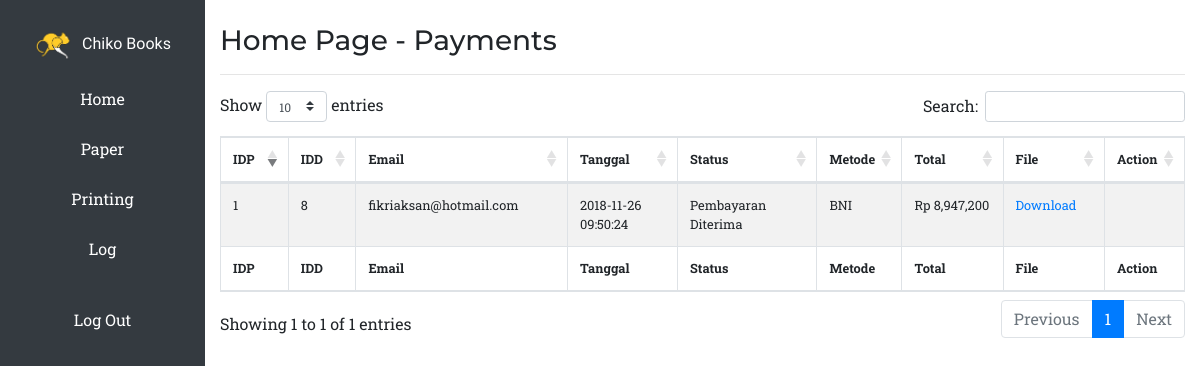
The page /admin/index.php (signed in) on the database its author committed.
### tables this page shows
CREATE TABLE IF NOT EXISTS `pembayaran` (
  `id_pembayaran` int(11) NOT NULL AUTO_INCREMENT,
  `id_dicetak` int(11) NOT NULL,
  `id_pelanggan` int(11) NOT NULL,
  `tgl_pembayaran` datetime NOT NULL,
  `status` text NOT NULL,
  `metode_pembayaran` text NOT NULL,
  `total` double NOT NULL,
  `file_bukti` text NOT NULL,
  PRIMARY KEY (`id_pembayaran`),
  KEY `id_pelanggan` (`id_pelanggan`),
  KEY `id_dicetak` (`id_dicetak`)
);

CREATE TABLE IF NOT EXISTS `pelanggan` (
  `id_pelanggan` int(11) NOT NULL AUTO_INCREMENT,
  `email` text NOT NULL,
  `password` text NOT NULL,
  `nama` text NOT NULL,
  `provinsi` text NOT NULL,
  `kota` text NOT NULL,
  `alamat` text NOT NULL,
  `kode_pos` text NOT NULL,
  `no_hp` text NOT NULL,
  `jk` enum('L','P') NOT NULL,
  PRIMARY KEY (`id_pelanggan`)
);

### admin/index.php (the view, shortened to what this page needs)
<?php
  include "../config.php";
?>
<!DOCTYPE html>
<html lang="en">
  <head>
    <?php include "../cdn.php"; ?>
    <link href="../assets/css/primary.css" rel="stylesheet">
    <link href="assets/css/navbar.css" rel="stylesheet">
    <link href="assets/css/index.css" rel="stylesheet">
  </head>
  <body>
    <div class="row">
      <?php include "navbar.php"; ?>
      <div class="col-10">
        <br>
        <div class="container">
          <h3>Home Page - Payments</h3>
          <hr>
          <table id="example" class="table table-striped table-bordered" style="width:100%">
            <thead>
              <tr class="tulisan">
          			<th>IDP</th>
                <th>IDD</th>
                <th>Email</th>
                <th>Tanggal</th>
                <th>Status</th>
                <th>Metode</th>
                <th>Total</th>
                <th>File</th>
                <th>Action</th>
              </tr>
            </thead>
          	<tbody>
          		<?php
                $line = "SELECT * FROM pembayaran";
                $query_pembayaran = mysqli_query($conn, $line);
                while ($pembayaran = mysqli_fetch_array($query_pembayaran, MYSQLI_ASSOC)):
                  $line = "SELECT * FROM pelanggan WHERE id_pelanggan=" . $pembayaran['id_pelanggan'];
                  $query_pelanggan = mysqli_query($conn, $line);
                  $pelanggan = mysqli_fetch_array($query_pelanggan, MYSQLI_ASSOC);
              ?>
          			<tr class="tulisan">
          				<td><?php echo $pembayaran['id_pembayaran']; ?></td>
          				<td><?php echo $pembayaran['id_dicetak']; ?></td>
          				<td><?php echo $pelanggan['email']; ?></td>
                  <td><?php echo $pembayaran['tgl_pembayaran']; ?></td>
                  <td><?php echo $pembayaran['status']; ?></td>
                  <td><?php echo $pembayaran['metode_pembayaran']; ?></td>
          				<td>Rp <?php echo number_format($pembayaran['total']); ?></td>
                  <td>
                    <a href="../pelanggan/uploads/bukti/<?php echo $pembayaran['file_bukti']; ?>" class="download">
                      Download
                    </a>
                  </td>
          				<td>
          				</td>
          			</tr>
              <?php endwhile; ?>
          	</tbody>
          	<tfoot>
              <tr class="tulisan">
                <th>IDP</th>
                <th>IDD</th>
                <th>Email</th>
                <th>Tanggal</th>
                <th>Status</th>
                <th>Metode</th>
                <th>Total</th>
                <th>File</th>
                <th>Action</th>
              </tr>
            </tfoot>
          </table>
        </div>
      </div>
    </div>
  </body>
</html>

### assets/css/primary.css (style rules this page uses)
body { font-family: 'Roboto Slab', -apple-system, BlinkMacSystemFont, 'Segoe UI', Roboto, 'Helvetica Neue', Arial, sans-serif, 'Apple Color Emoji', 'Segoe UI Emoji', 'Segoe UI Symbol', 'Noto Color Emoji'; }
h1,h2,h3,h4,h5,h6,.btn { font-family: 'Montserrat', -apple-system, BlinkMacSystemFont, 'Segoe UI', Roboto, 'Helvetica Neue', Arial, sans-serif, 'Apple Color Emoji', 'Segoe UI Emoji', 'Segoe UI Symbol', 'Noto Color Emoji'; }

### admin/assets/css/navbar.css (style rules this page uses)
a, a:hover { color: white; text-decoration: none; }

### admin/assets/css/index.css (style rules this page uses)
.tulisan { font-size: 0.8em; }
.download, .download:hover { color: #007bff; }

### rows shown on the page
pembayaran: id_pembayaran "1", id_dicetak "8", id_pelanggan.email "fikriaksan@hotmail.com", tgl_pembayaran "2018-11-26 09:50:24", status "Pembayaran Diterima", metode_pembayaran "BNI", total "8,947,200"
